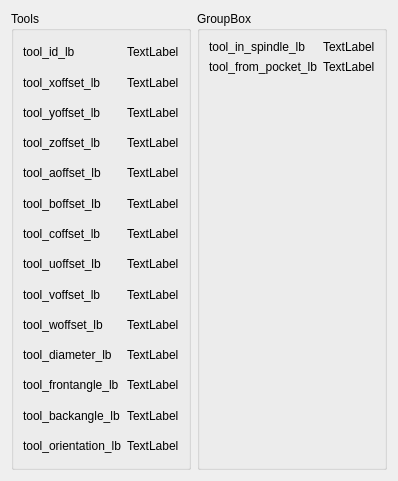
      <widget class="QWidget" name="tab_15">
       <attribute name="title">
        <string>Tools</string>
       </attribute>
       <layout class="QGridLayout" name="gridLayout_7">
        <item row="0" column="0">
         <widget class="QGroupBox" name="groupBox_10">
          <property name="title">
           <string>Tools</string>
          </property>
          <layout class="QGridLayout" name="gridLayout_13">
           <item row="2" column="0">
            <widget class="QLabel" name="label_204">
             <property name="text">
              <string>tool_yoffset_lb</string>
             </property>
            </widget>
           </item>
           <item row="6" column="0">
            <widget class="QLabel" name="label_206">
             <property name="text">
              <string>tool_coffset_lb</string>
             </property>
            </widget>
           </item>
           <item row="10" column="0">
            <widget class="QLabel" name="label_208">
             <property name="text">
              <string>tool_diameter_lb</string>
             </property>
            </widget>
           </item>
           <item row="0" column="1">
            <widget class="QLabel" name="tool_id_lb">
             <property name="text">
              <string>TextLabel</string>
             </property>
            </widget>
           </item>
           <item row="9" column="0">
            <widget class="QLabel" name="label_209">
             <property name="text">
              <string>tool_woffset_lb</string>
             </property>
            </widget>
           </item>
           <item row="11" column="0">
            <widget class="QLabel" name="label_210">
             <property name="text">
              <string>tool_frontangle_lb</string>
             </property>
            </widget>
           </item>
           <item row="0" column="0">
            <widget class="QLabel" name="label_199">
             <property name="text">
              <string>tool_id_lb</string>
             </property>
            </widget>
           </item>
           <item row="3" column="0">
            <widget class="QLabel" name="label_203">
             <property name="text">
              <string>tool_zoffset_lb</string>
             </property>
            </widget>
           </item>
           <item row="5" column="0">
            <widget class="QLabel" name="label_201">
             <property name="text">
              <string>tool_boffset_lb</string>
             </property>
            </widget>
           </item>
           <item row="1" column="0">
            <widget class="QLabel" name="label_200">
             <property name="text">
              <string>tool_xoffset_lb</string>
             </property>
            </widget>
           </item>
           <item row="7" column="0">
            <widget class="QLabel" name="label_202">
             <property name="text">
              <string>tool_uoffset_lb</string>
             </property>
            </widget>
           </item>
           <item row="8" column="0">
            <widget class="QLabel" name="label_207">
             <property name="text">
              <string>tool_voffset_lb</string>
             </property>
            </widget>
           </item>
           <item row="12" column="0">
            <widget class="QLabel" name="label_211">
             <property name="text">
              <string>tool_backangle_lb</string>
             </property>
            </widget>
           </item>
           <item row="4" column="0">
            <widget class="QLabel" name="label_205">
             <property name="text">
              <string>tool_aoffset_lb</string>
             </property>
            </widget>
           </item>
           <item row="13" column="0">
            <widget class="QLabel" name="label_212">
             <property name="text">
              <string>tool_orientation_lb</string>
             </property>
            </widget>
           </item>
           <item row="1" column="1">
            <widget class="QLabel" name="tool_xoffset_lb">
             <property name="text">
              <string>TextLabel</string>
             </property>
            </widget>
           </item>
           <item row="2" column="1">
            <widget class="QLabel" name="tool_yoffset_lb">
             <property name="text">
              <string>TextLabel</string>
             </property>
            </widget>
           </item>
           <item row="3" column="1">
            <widget class="QLabel" name="tool_zoffset_lb">
             <property name="text">
              <string>TextLabel</string>
             </property>
            </widget>
           </item>
           <item row="4" column="1">
            <widget class="QLabel" name="tool_aoffset_lb">
             <property name="text">
              <string>TextLabel</string>
             </property>
            </widget>
           </item>
           <item row="5" column="1">
            <widget class="QLabel" name="tool_boffset_lb">
             <property name="text">
              <string>TextLabel</string>
             </property>
            </widget>
           </item>
           <item row="6" column="1">
            <widget class="QLabel" name="tool_coffset_lb">
             <property name="text">
              <string>TextLabel</string>
             </property>
            </widget>
           </item>
           <item row="7" column="1">
            <widget class="QLabel" name="tool_uoffset_lb">
             <property name="text">
              <string>TextLabel</string>
             </property>
            </widget>
           </item>
           <item row="8" column="1">
            <widget class="QLabel" name="tool_voffset_lb">
             <property name="text">
              <string>TextLabel</string>
             </property>
            </widget>
           </item>
           <item row="9" column="1">
            <widget class="QLabel" name="tool_woffset_lb">
             <property name="text">
              <string>TextLabel</string>
             </property>
            </widget>
           </item>
           <item row="10" column="1">
            <widget class="QLabel" name="tool_diameter_lb">
             <property name="text">
              <string>TextLabel</string>
             </property>
            </widget>
           </item>
           <item row="11" column="1">
            <widget class="QLabel" name="tool_frontangle_lb">
             <property name="text">
              <string>TextLabel</string>
             </property>
            </widget>
           </item>
           <item row="12" column="1">
            <widget class="QLabel" name="tool_backangle_lb">
             <property name="text">
              <string>TextLabel</string>
             </property>
            </widget>
           </item>
           <item row="13" column="1">
            <widget class="QLabel" name="tool_orientation_lb">
             <property name="text">
              <string>TextLabel</string>
             </property>
            </widget>
           </item>
          </layout>
         </widget>
        </item>
        <item row="0" column="1">
         <widget class="QGroupBox" name="tool_in_spindle_lb_2">
          <property name="title">
           <string>GroupBox</string>
          </property>
          <layout class="QGridLayout" name="gridLayout_8">
           <item row="2" column="0">
            <spacer name="verticalSpacer">
             <property name="orientation">
              <enum>Qt::Vertical</enum>
             </property>
             <property name="sizeHint" stdset="0">
              <size>
               <width>20</width>
               <height>384</height>
              </size>
             </property>
            </spacer>
           </item>
           <item row="0" column="1">
            <widget class="QLabel" name="label_92">
             <property name="text">
              <string>TextLabel</string>
             </property>
            </widget>
           </item>
           <item row="0" column="0">
            <widget class="QLabel" name="label_32">
             <property name="text">
              <string>tool_in_spindle_lb</string>
             </property>
            </widget>
           </item>
           <item row="1" column="0">
            <widget class="QLabel" name="label_100">
             <property name="text">
              <string>tool_from_pocket_lb</string>
             </property>
            </widget>
           </item>
           <item row="1" column="1">
            <widget class="QLabel" name="tool_from_pocket_lb_2">
             <property name="text">
              <string>TextLabel</string>
             </property>
            </widget>
           </item>
          </layout>
         </widget>
        </item>
       </layout>
      </widget>
